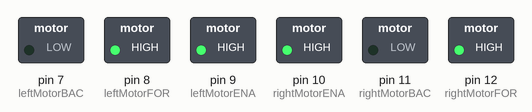
This sketch was run on a simulated Arduino Uno, built with avr-gcc and run on an emulated ATmega328P. Shown: switched loads named in the sketch (green lamp = pin HIGH).

Above: at 0.5 s.
At 2.5 s:
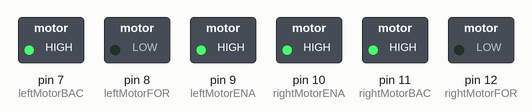
At 3.6 s:
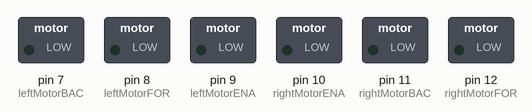
Timing chart, 0 to 5.5 s (numbered marks = the images above):
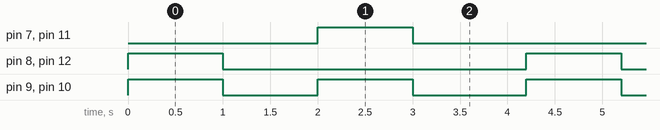

The sketch:

S4.ino
```cpp
// defines motor functions below
int leftMotorENA = 9; // rover enabled
int leftMotorFOR = 8; // rover forwards
int leftMotorBAC = 7; // rover backwards

int rightMotorENA = 10; // rover enabled
int rightMotorBAC = 11; // rover forwards
int rightMotorFOR = 12; // rover backwards

// the setup function runs once when you press reset or power the board
void setup() {
  // initialize digital pins as an output.
  pinMode(leftMotorENA, OUTPUT);
  pinMode(leftMotorBAC, OUTPUT);
  pinMode(leftMotorFOR, OUTPUT);
  pinMode(rightMotorENA, OUTPUT);
  pinMode(rightMotorBAC, OUTPUT);
  pinMode(rightMotorFOR, OUTPUT);
}

// the loop function runs over and over again forever
void loop() {
  digitalWrite(leftMotorENA, HIGH);   // turn the LED on (HIGH is the voltage level)
  digitalWrite(rightMotorENA, HIGH);  // turn the LED on (HIGH is the voltage level)
  digitalWrite(leftMotorFOR, HIGH);   // turn the LED on (HIGH is the voltage level)
  digitalWrite(rightMotorFOR, HIGH);  // turn the LED on (HIGH is the voltage level)
    delay(1000);                      // wait for 1 seconds

  digitalWrite(leftMotorENA, LOW);    // turn the LED off by making the voltage LOW
  digitalWrite(rightMotorENA, LOW);   // turn the LED on (HIGH is the voltage level)
  digitalWrite(leftMotorFOR, LOW);    // turn the LED off (HIGH is the voltage level)
  digitalWrite(rightMotorFOR, LOW);   // turn the LED off (HIGH is the voltage level)
    delay(1000);                        // wait for 1 seconds

  digitalWrite(leftMotorENA, HIGH);   // turn the LED on (HIGH is the voltage level)
  digitalWrite(rightMotorENA, HIGH);  // turn the LED on by making the voltage LOW
  digitalWrite(leftMotorBAC, HIGH);   // turn the LED on (HIGH is the voltage level)
  digitalWrite(rightMotorBAC, HIGH);  // turn the LED on by making the voltage LOW
    delay(1000);                        // wait for 1 second

  digitalWrite(leftMotorENA, LOW);   // turn the LED off (HIGH is the voltage level)
  digitalWrite(rightMotorENA, LOW);  // turn the LED off by making the voltage LOW
  digitalWrite(leftMotorBAC, LOW);   // turn the LED off by making the voltage LOW
  digitalWrite(rightMotorBAC, LOW);   // turn the LED off by making the voltage LOW
    delay(1200);                        // wait for one and a half seconds
}
```

Measured:
- by itself, pin 7 (leftMotorBAC), pin 8 (leftMotorFOR), pin 11 (rightMotorBAC), pin 12 (rightMotorFOR): alternates HIGH for 1.0 s and LOW for 3.2 s
- by itself, pin 9 (leftMotorENA), pin 10 (rightMotorENA): repeats every 4.2 s: LOW 1.0 s, HIGH 1.0 s, LOW 1.2 s, HIGH 1.0 s
- by itself, everything shown: repeats every 4.2 s, in 4 steps
